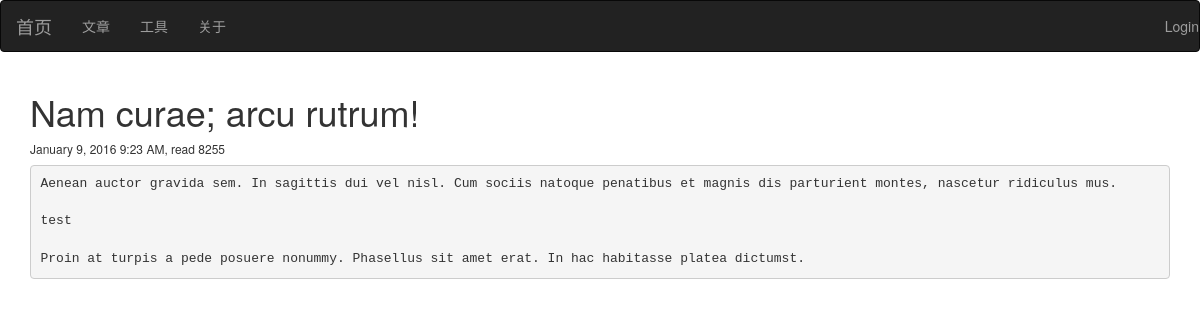
Page /article/51 on the committed database.
### main.py (models this page shows, shortened)
class Article(db.Model):
    __tablename__ = 'articles'
    id = db.Column(db.Integer, primary_key=True)
    title = db.Column(db.Unicode(128), unique=True, index=True, nullable=True)
    content = db.Column(db.UnicodeText)
    content_size = db.Column(db.Integer)
    time_created = db.Column(db.DateTime, index=True, default=datetime.now())
    time_modified = db.Column(db.DateTime, index=True, default=datetime.now())
    read_count = db.Column(db.Integer)

### main.py (the view)
@app.route('/article/<int:id>')
def article(id):
    article = Article.query.filter_by(id=id).first()
    article.read_count += 1
    return render_template('article.html', article=article)

### templates/article.html (shortened to what this page needs)
{% extends 'base.html' %}
{% block page_content %}
<div class="post">
	<h1 class="post-title">{{ article.title }}</h1>
    <p class="date"><h6>{{ moment(article.time_modified).format('LLL') }}, read {{ article.read_count }}</h6></p>
    <div class="post_body"><pre>{{ article.content }}</pre></div>
</div>
{% endblock %}

### rows in the picture
Article: title "Nam curae; arcu rutrum!", time_modified "January 9, 2016 9:23 AM", read_count "8255", content "Aenean auctor gravida sem. In sagittis dui vel nisl. Cum sociis natoque penatibus et magnis dis parturient montes, nascetur ridiculus mus. test Proin at turpis a pede posuere nonummy. Phasellus sit amet erat. In hac habitasse platea dictumst."
